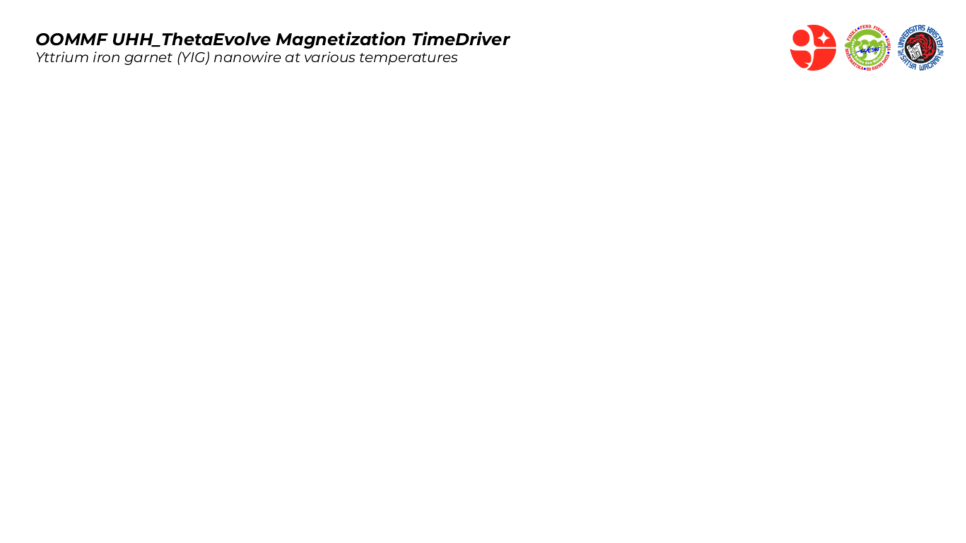
#> input picture background.png, 1931 x 1085 px (shown at 1/2 size)
$ python generator.py
#> lines starting #> are read from the running program, lines starting #| are printed output that depends on the picture
# Install Python Pillow using:
# python -m pip install pillow

from PIL import Image
from PIL import ImageDraw
from PIL import ImageFont
import os
import pandas as pd

# Open the data table (in CSV format)
dt = pd.read_csv('data_table.csv')
#> (reads data_table.csv from the repository)

# Select which table column to print out
dt = dt['Oxs_TimeDriver::Simulation time']

# The directory where all micrographs (mg) are stored
mg_folder = 'all_micrographs'

# Enlist the list of micrographs (mg) filename
mg_list = os.listdir(mg_folder)

# The directory where all images will be saved
output_folder = 'generated_images'

# Assumption: the number of data table row is equal to the number of micrographs
# i.e., N (number of table row and micrographs) = 10
N = 10

# Iterating through every data table row and micrographs
for i in range(N):

    # Open the background image to overlay
    img = Image.open('background.png')
#> img is the input picture: PIL image 1931x1085 RGBA; mean R, G, B, A 252.8, 252.3, 252.1, 255

    # Open the N-th micrograph and shrink the size
    micrograph = Image.open(f'{mg_folder}/{mg_list[i]}').reduce(1)
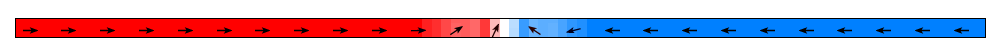
#> input picture all_micrographs/yig_nanowire-Oxs_TimeDriver-Magnetization-00-0000500.png, 1000 x 56 px
#> micrograph is the input picture: PIL image 1000x56 RGB; mean R, G, B 207, 188.9, 206.4

    # Pasting the micrograph into the original background
    x_pos = 250
    y_pos = 600
    img.paste(micrograph, (x_pos, y_pos))

    # Overlay with text
    # Adjust color by changing fill=(R, G, B)
    x_pos = 600
    y_pos = 700
    text = 'Simulation Time of OOMMF = ' + str(dt[i])
    # Adjust font type and font size
    font = ImageFont.truetype('font_roboto/robotocondensed-regular.ttf', 40)
    method = ImageDraw.Draw(img)
    method.text((x_pos, y_pos), text, fill=(0, 0, 0), font=font)

    # Saving the image
    img.save(f'{output_folder}/{i}.png')
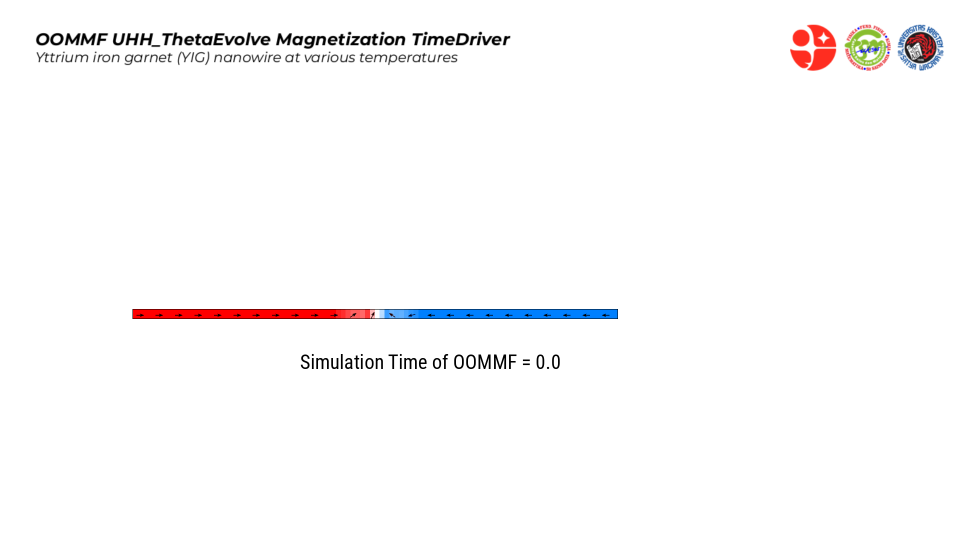
#> saved as 0.png: PIL image 1931x1085 RGBA (shown at 1/2 size); mean R, G, B, A 251, 249.9, 250.3, 255

    # Preventing memory leak (not necessary, but worth a try)
    del img, method, micrograph

    # Logging
    print(f'Generated image for data table row number: {i}')
#> pass 2 of the loop `for i in range(N):`:
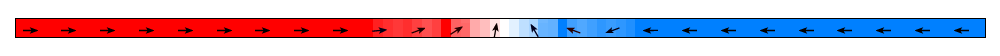
#> input picture all_micrographs/yig_nanowire-Oxs_TimeDriver-Magnetization-00-0001000.png, 1000 x 56 px
#> micrograph is the input picture: PIL image 1000x56 RGB; mean R, G, B 208.5, 191.2, 207.9
#> `img.paste(micrograph, (x_pos, y_pos))`:
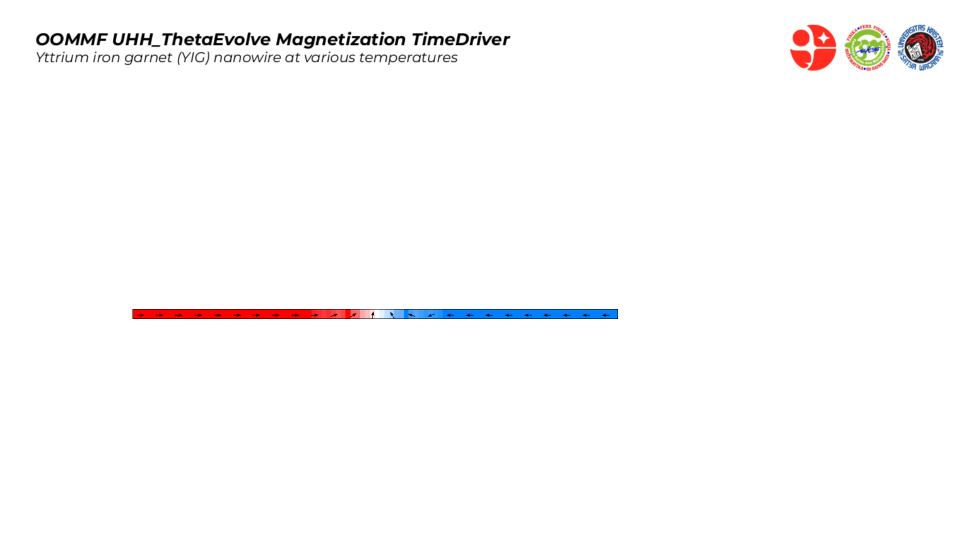
#> img: PIL image 1931x1085 RGBA (shown at 1/2 size); mean R, G, B, A 251.6, 250.5, 250.9, 255
#> `img.save(f'{output_folder}/{i}.png')`:
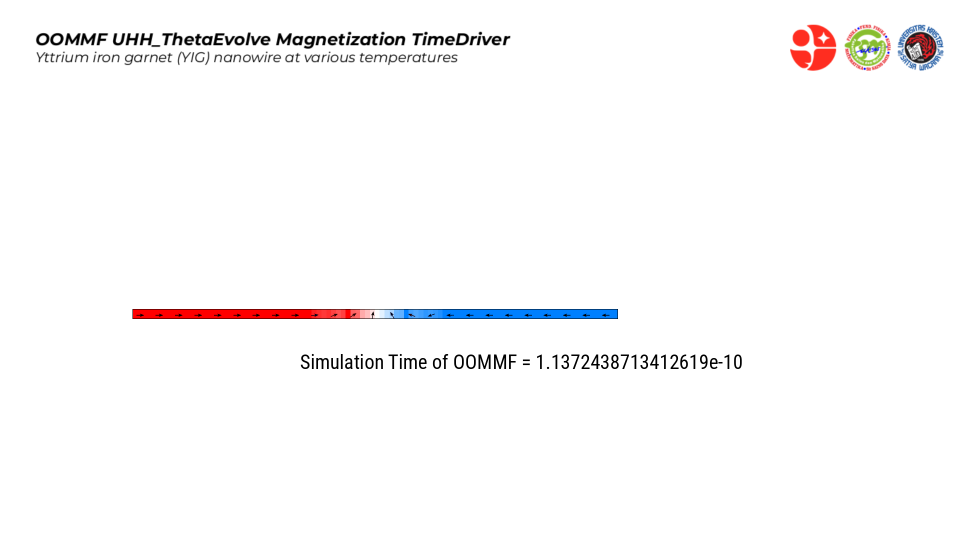
#> saved as 1.png: PIL image 1931x1085 RGBA (shown at 1/2 size); mean R, G, B, A 250.7, 249.7, 250, 255
#> pass 3 of the loop `for i in range(N):`:
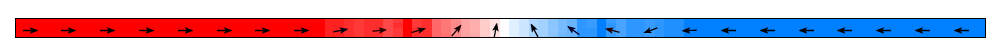
#> input picture all_micrographs/yig_nanowire-Oxs_TimeDriver-Magnetization-00-0001500.png, 1000 x 56 px
#> micrograph is the input picture: PIL image 1000x56 RGB; mean R, G, B 209.8, 193.1, 209.2
#> `img.paste(micrograph, (x_pos, y_pos))`:
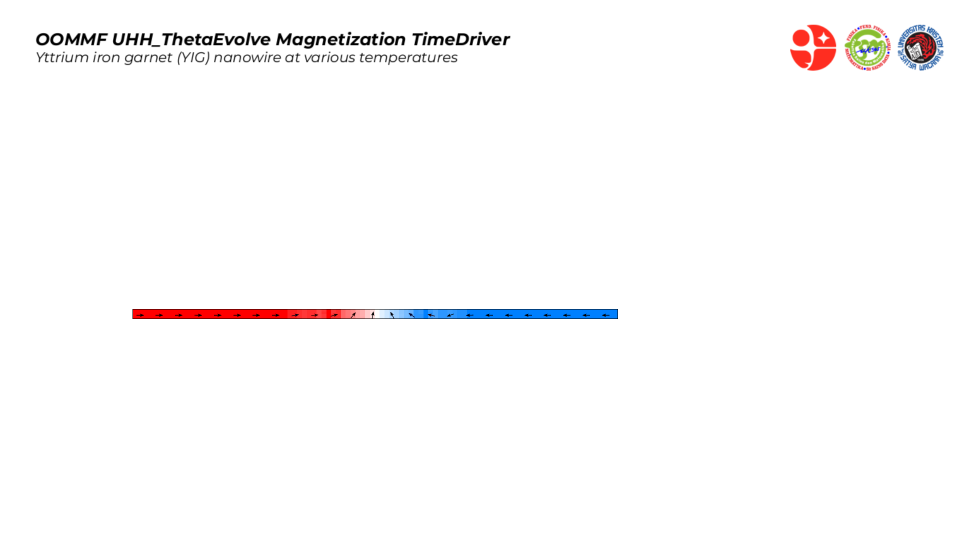
#> img: PIL image 1931x1085 RGBA (shown at 1/2 size); mean R, G, B, A 251.6, 250.6, 250.9, 255
#> `img.save(f'{output_folder}/{i}.png')`:
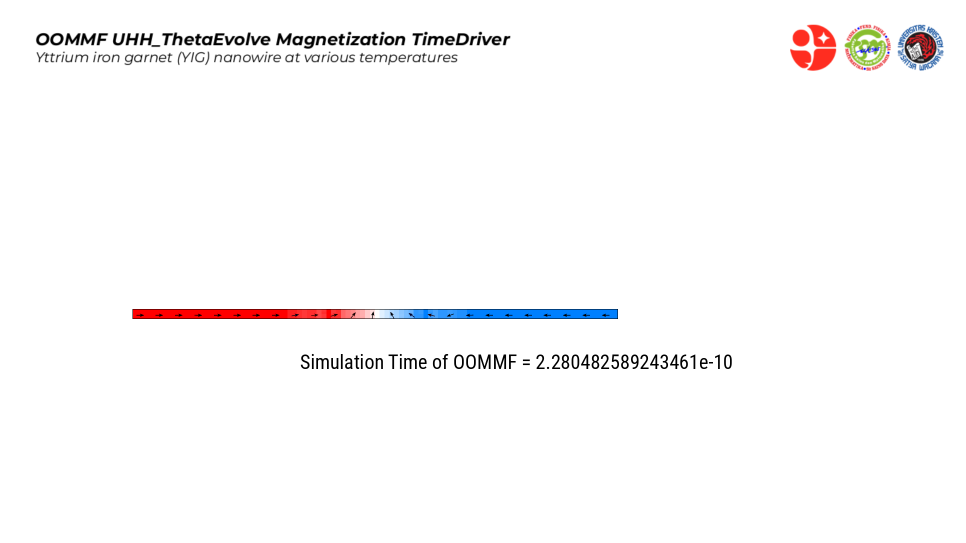
#> saved as 2.png: PIL image 1931x1085 RGBA (shown at 1/2 size); mean R, G, B, A 250.7, 249.7, 250, 255
#> (the run stopped early here; a loop or call above may not have finished)
